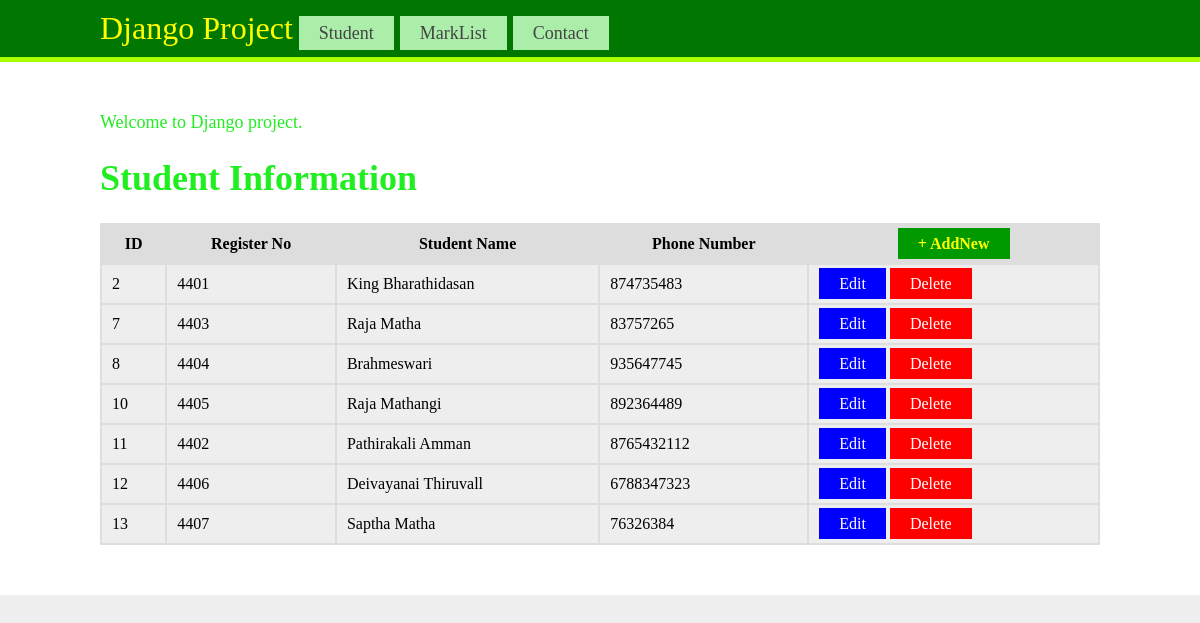
The page /Home/ on the database its author committed.
### Student/models.py (models this page shows)
class Student(models.Model):
	StudId = models.CharField(max_length=5)
	StudName = models.CharField(max_length=20)
	StudPhone = models.CharField(max_length=10)

### Student/views.py (the view)
# urls.py: 2. Add a URL to urlpatterns:  path('', views.home, name='home')
def home(request):
    data=Student.objects.all()
    return render(request, "Home.html", {'student':data})

### templates/Home.html (shortened to what this page needs)
<html>
<head>
</head>
<body>
	<div>
		{% include "Head.html" %}
	</div>
	<div class="Home01">
		Welcome to Django project.<br>
		<h1>Student Information</h1>
		<table>
			<tr>
				<th>ID</th>
				<th>Register No</th>
				<th>Student Name</th>
				<th>Phone Number</th>
				<th><a href="/Create" class="AddBtn">+ AddNew</a></th>
			</tr>
			{% for st in student %}
			<tr>
				<td>{{ st.id }}</td>
				<td>{{ st.StudId }}</td>
				<td>{{ st.StudName }}</td>
				<td>{{ st.StudPhone }}</td>
				<td><a href="/Student_Edit/{{ st.id }}" class="EditBtn">Edit</a>
				<a href="/Student_Delete/{{ st.id }}" class="DeleteBtn">Delete</a></td>
			</tr>
			{% endfor %}
		</table>
	</div>
</body>
</html>

### templates/Head.html (shortened to what this page needs)
<html>
<head>
</head>
<body>
	<div class="Div01">
		<font size="6">Django Project</font>
		<a href="/Home" class="Menu">Student</a>
		<a href="/About" class="Menu">MarkList</a>
		<a href="/Contact" class="Menu">Contact</a>
	</div>
</body>
</html>

### templates/Home.html (style rules this page uses)
body { margin:0; background: #eeeeee; }
.Home01 { background: #ffffff; padding: 50px 100px; color: #20ee20; font-size: 18px; }
table { width: 100%; background-color: #dddddd; }
th { background-color: #dddddd; padding:10px; }
td { background-color: #eeeeee; padding:10px; }
.AddBtn { background-color: #009900; padding: 7px 20px; color: yellow; text-decoration: none; }
.EditBtn { background-color: #0000ff; padding: 7px 20px; color: white; text-decoration: none; }
.DeleteBtn { background-color: #ff0000; padding: 7px 20px; color: white; text-decoration: none; }

### templates/Head.html (style rules this page uses)
body { margin:0; background: #eeeeee; }
.Div01 { background: #007700; padding: 10px 100px; border-bottom: 1px solid #aaaaaa; color: #ffff00; font-size: 24px; border-bottom:5px solid #aaff00; }
.Menu { background: #aaeeaa; padding: 7px 20px; text-decoration: none; color: #444444; font-size: 18px; }

### rows shown on the page
Student: id "2", StudId "4401", StudName "King Bharathidasan", StudPhone "874735483"
Student: id "7", StudId "4403", StudName "Raja Matha", StudPhone "83757265"
Student: id "8", StudId "4404", StudName "Brahmeswari", StudPhone "935647745"
Student: id "10", StudId "4405", StudName "Raja Mathangi", StudPhone "892364489"
Student: id "11", StudId "4402", StudName "Pathirakali Amman", StudPhone "8765432112"
Student: id "12", StudId "4406", StudName "Deivayanai Thiruvall", StudPhone "6788347323"
Student: id "13", StudId "4407", StudName "Saptha Matha", StudPhone "76326384"
